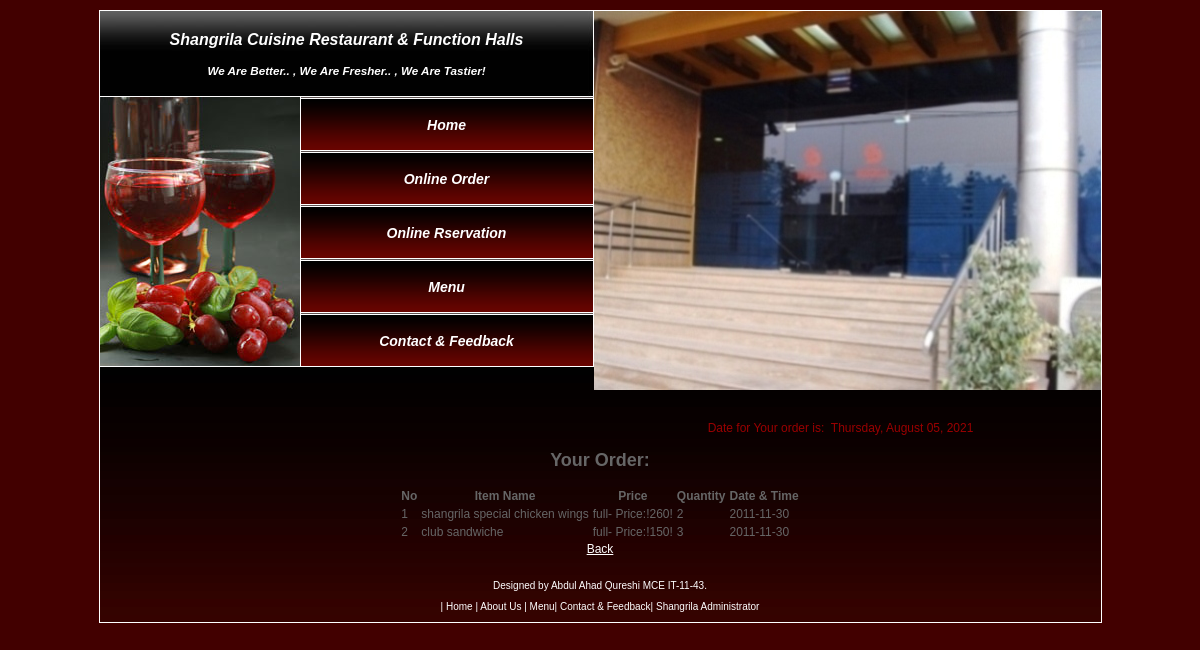
The app's page /view_order.php?name=usama (signed in) with its own data.
### tables this page shows
CREATE TABLE IF NOT EXISTS `order_user` (
  `order_id` int(20) NOT NULL AUTO_INCREMENT,
  `order_no` int(20) NOT NULL,
  `user_id` int(20) NOT NULL,
  `menu_catag_name` varchar(100) NOT NULL,
  `qty` int(12) NOT NULL,
  `price` varchar(100) NOT NULL,
  `menu_name` varchar(100) NOT NULL,
  `date` date NOT NULL,
  PRIMARY KEY (`order_id`)
);

### view_order.php (the view, shortened to what this page needs)
<?php
if(!(isset($_SESSION['user'])))
header("Location: delivery_login.php");
else
{
?>
<!DOCTYPE html PUBLIC "-//W3C//DTD XHTML 1.0 Strict//EN" "http://www.w3.org/TR/xhtml1/DTD/xhtml1-strict.dtd">
<html xmlns="http://www.w3.org/1999/xhtml">
<head>
<link href="styles.css" rel="stylesheet" type="text/css" />
</head>
<body>
<div id="header" style="height:auto">
<div id="head_right">
</div>
<div id="head_left">
<div id="logo"><a href="#">Shangrila Cuisine Restaurant & Function Halls</a>
		<h2><a href="#"><h3>we are better.. , we are fresher.. , we are tastier!</h3></a></h2>
    </div>
    <div id="buttons">
           <?php include("navigation.php"); ?>
		</div>
</div>
</div>
<div id="main">
  <div id="content">
  <div align="center" style=" color:#990000;"><span style="color:#990000">Date for Your order is:&nbsp;</span>
</div>
  <div align="center">
	<?php
	$user_name=$_REQUEST['name'];
$result=mysql_query("SELECT * FROM login where login_name='$user_name'");
$row=mysql_fetch_array($result);
	$user_id=$row['user_id'];
	$qryorder=mysql_query("SELECT * FROM order_user where user_id='$user_id'");
	$i=1;
	echo "<center><table><caption><h2>Your Order:</h2></caption><th>No</th><th>Item Name</th><th>Price</th><th>Quantity</th><th>Date & Time</th></tr>";
	while($roworder=mysql_fetch_array($qryorder))
	{
		echo "<tr><td>".$i."</td><td>".$roworder['menu_name']."</td><td>".$roworder['price']."</td><td>".$roworder['qty']."</td><td>".$roworder['date']."</td></tr>";
		$i=$i+1;
	}
	echo "</table>";
	echo"<a href=online_order.php>Back</a></center>";
?>
</div>
<?php include("footer.php"); ?>
</div>
</div>
</body>
</html>
<?php } ?>

### styles.css (style rules this page uses)
a:link { color: #ffffff; }
body { margin-top: 10px; font: 12px Tahoma, Arial, Helvetica, sans-serif; color: #666666; background:#420000; }
#main { margin: 0 auto; width: 1001px; background: #ffffff; border: 1px solid #ffffff; }
#header { width: 1001px; margin: 0 auto; height: 400px; background: url(images/header.jpg) no-repeat left bottom; border-left: 1px solid #ffffff; border-right: 1px solid #ffffff; border-top: 1px solid #ffffff; }
#logo { height: 66px; text-align: center; padding-top: 20px; }
#head_right { width: 507px; float:right; background:url(images/3.JPG) no-repeat; height: 410px; }
#head_left { background:url(images/menu_top.jpg) no-repeat top right; width: 494px; height: 355px; }
#head_left a { text-decoration: none; text-transform: capitalize; font-style: italic; font-size: 16px; color: #FFFFFF; font-weight: bold; }
#head_left H2 a { font-size: 10px; }
#buttons { width: 269px; margin-left: 200px; }
#content { background: #670400 url(images/con_bg.jpg) repeat-x top; width: 975px; padding: 13px; }

### records on screen
order_user: menu_name "shangrila special chicken wings", price "full- Price:!260!", qty "2", date "2011-11-30"
order_user: menu_name "club sandwiche", price "full- Price:!150!", qty "3", date "2011-11-30"
